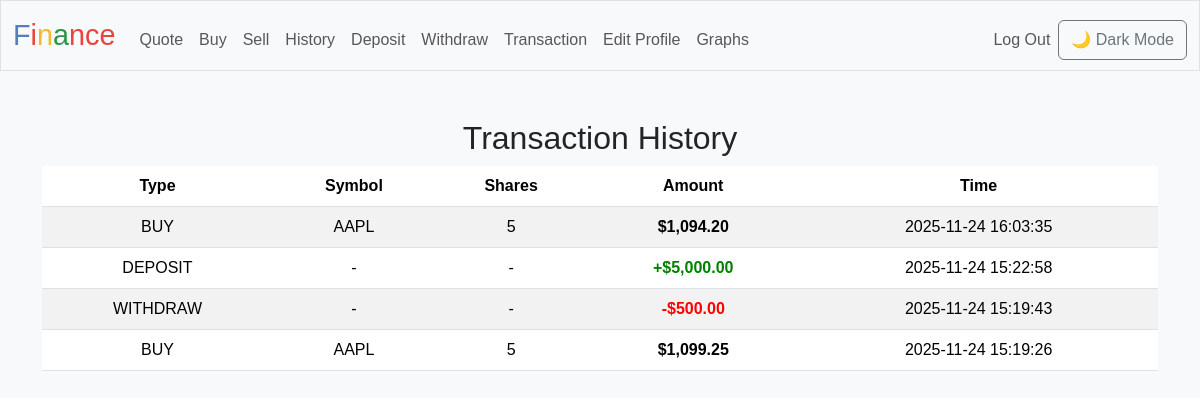
The page /transactions (signed in) on the database its author committed.
### tables this page shows
CREATE TABLE transactions (
    id INTEGER PRIMARY KEY AUTOINCREMENT,
    user_id INTEGER NOT NULL,
    type TEXT NOT NULL,          -- BUY, SELL, DEPOSIT, WITHDRAW
    symbol TEXT,                 -- NULL for deposit/withdraw
    shares INTEGER,              -- positive for buy, negative for sell
    amount NUMERIC NOT NULL,     -- total money for the transaction
    timestamp DATETIME DEFAULT CURRENT_TIMESTAMP,
    FOREIGN KEY (user_id) REFERENCES users(id)
);

### app.py (the view)
@app.route("/transactions")
@login_required
def transactions():
    rows = db.execute(
        "SELECT * FROM transactions WHERE user_id = ? ORDER BY timestamp DESC",
        session["user_id"]
    )
    return render_template("transactions.html", transactions=rows)

### app.py (called while the page is built)
@app.after_request
def after_request(response):
    response.headers["Cache-Control"] = "no-cache, no-store, must-revalidate"
    response.headers["Expires"] = 0
    response.headers["Pragma"] = "no-cache"
    return response

### helpers.py (called while the page is built)
def login_required(f):
    @wraps(f)
    def decorated_function(*args, **kwargs):
        if session.get("user_id") is None:
            return redirect("/login")
        return f(*args, **kwargs)
    return decorated_function

def usd(value):
    return f"${value:,.2f}"

### templates/transactions.html
{% extends "layout.html" %}
{% block main %}
<h2>Transaction History</h2>
<table class="table table-striped">
    <thead>
        <tr>
            <th>Type</th>
            <th>Symbol</th>
            <th>Shares</th>
            <th>Amount</th>
            <th>Time</th>
        </tr>
    </thead>
    <tbody>
        {% for t in transactions %}
        <tr>
            <td>{{ t.type }}</td>
            <td>{{ t.symbol if t.symbol else "-" }}</td>
            <td>{{ t.shares if t.shares else "-" }}</td>
            <td style="font-weight: bold;
                color:
                    {% if t.type == 'DEPOSIT' %}
                        green
                    {% elif t.type == 'WITHDRAW' %}
                        red
                    {% else %}
                        black
                    {% endif %}
            ">
                {% if t.type == 'DEPOSIT' %}
                    +{{ t.amount | usd }}
                {% elif t.type == 'WITHDRAW' %}
                    -{{ t.amount | usd }}
                {% else %}
                    {{ t.amount | usd }}
                {% endif %}
            </td>
            <td>{{ t.timestamp }}</td>
        </tr>
        {% endfor %}
    </tbody>
</table>
{% endblock %}

### static/styles.css (style rules this page uses)
body { font-family: "Montserrat", sans-serif !important; background-color: #f8f9fa; color: #212529; transition: background 0.3s, color 0.3s; }
table { width: 100%; }
body, body.dark-mode { font-family: "Montserrat", sans-serif !important; }

### rows shown on the page
transactions: type "BUY", symbol "AAPL", shares "5", amount "$1,094.20", timestamp "2025-11-24 16:03:35"
transactions: type "DEPOSIT", symbol "-", shares "-", amount "$5,000.00", timestamp "2025-11-24 15:22:58"
transactions: type "WITHDRAW", symbol "-", shares "-", amount "$500.00", timestamp "2025-11-24 15:19:43"
transactions: type "BUY", symbol "AAPL", shares "5", amount "$1,099.25", timestamp "2025-11-24 15:19:26"
